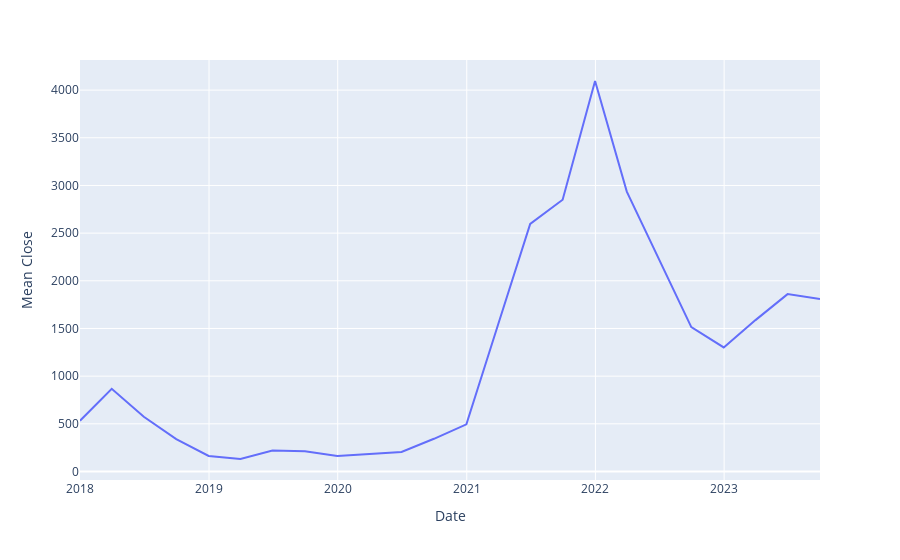

Source (notebook cell):
### Code cell
# quarterly mean chart
quaterly_close_mean = updated_data.resample('Q')['CLOSE'].mean()

# creating a new DataFrame with the resampled data
quaterly_data = pd.DataFrame(
    {'Date': quaterly_close_mean.index, 'Mean Close': quaterly_close_mean.values})

# plotting the data
fig = px.line(quaterly_data, x='Date', y='Mean Close', line_shape='linear', labels={
              'Date': 'Date', 'Mean Close': 'Mean Close'})
fig.show()

### Figure 1 — Plotly figure (JSON) as saved in the notebook; plotly's stock layout.template omitted (floating-point values rounded to 4 significant figures)
{"data": [{"hovertemplate": "Date=%{x}<br>Mean Close=%{y}<extra></extra>", "legendgroup": "", "line": {"color": "#636efa", "dash": "solid", "shape": "linear"}, "marker": {"symbol": "circle"}, "mode": "lines", "name": "", "orientation": "v", "showlegend": false, "type": "scatter", "x": ["2017-12-31T00:00:00", "2018-03-31T00:00:00", "2018-06-30T00:00:00", "2018-09-30T00:00:00", "2018-12-31T00:00:00", "2019-03-31T00:00:00", "2019-06-30T00:00:00", "2019-09-30T00:00:00", "2019-12-31T00:00:00", "2020-03-31T00:00:00", "2020-06-30T00:00:00", "2020-09-30T00:00:00", "2020-12-31T00:00:00", "2021-03-31T00:00:00", "2021-06-30T00:00:00", "2021-09-30T00:00:00", "2021-12-31T00:00:00", "2022-03-31T00:00:00", "2022-06-30T00:00:00", "2022-09-30T00:00:00", "2022-12-31T00:00:00", "2023-03-31T00:00:00", "2023-06-30T00:00:00", "2023-09-30T00:00:00"], "xaxis": "x", "y": [532.1, 867.3, 574.6, 338.8, 162.6, 131.0, 220.2, 211.6, 163.5, 184.2, 205.4, 343.0, 495.0, 1541.0, 2597.0, 2850.0, 4096.0, 2935.0, 2222.0, 1515.0, 1301.0, 1588.0, 1860.0, 1808.0], "yaxis": "y"}], "layout": {"legend": {"tracegroupgap": 0}, "margin": {"t": 60}, "xaxis": {"anchor": "y", "domain": [0, 1], "title": {"text": "Date"}}, "yaxis": {"anchor": "x", "domain": [0, 1], "title": {"text": "Mean Close"}}}}
